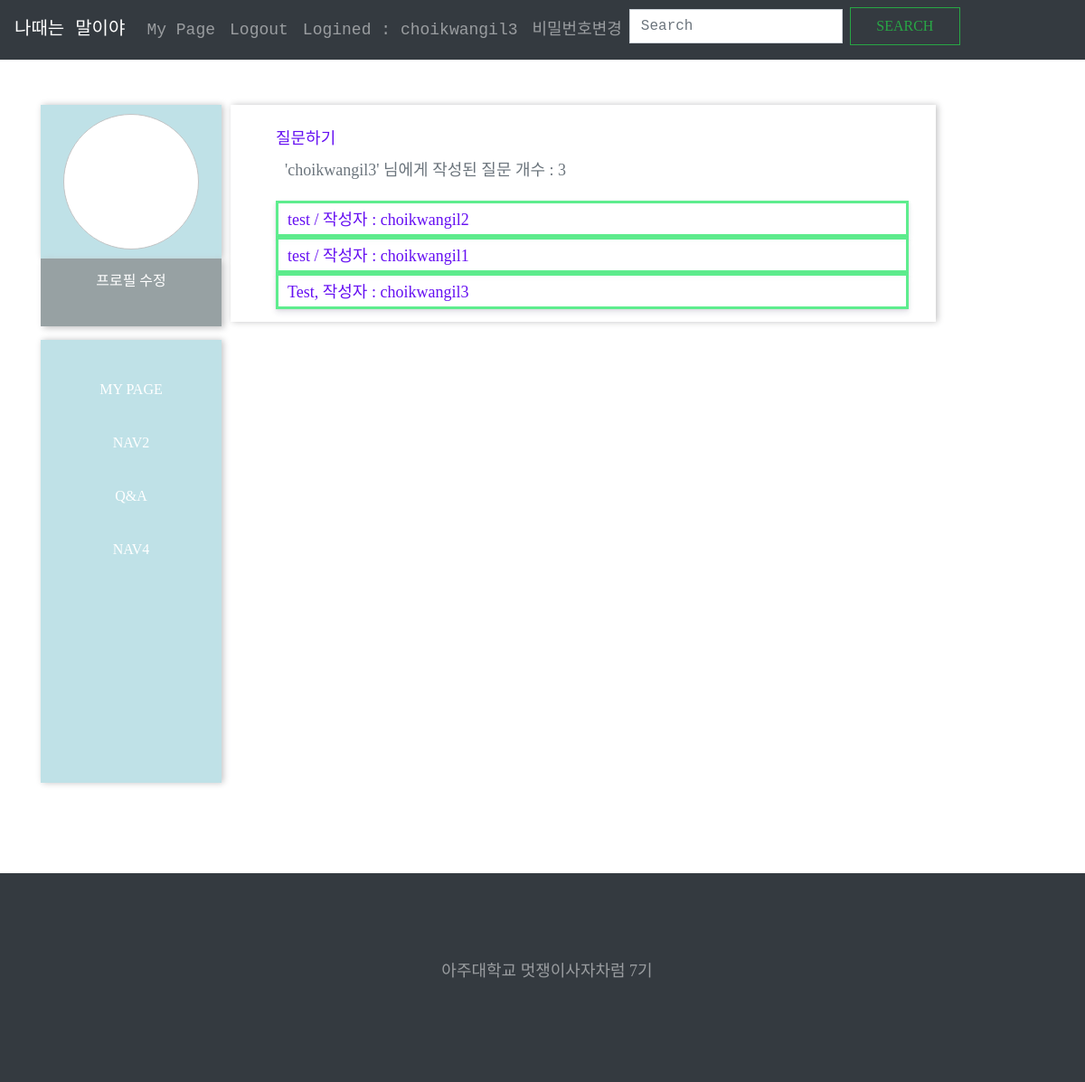
The app's page /userQ&A/ (signed in) with its own data.
### QandA/models.py (models this page shows, shortened)
class Userqa(models.Model):
    author = models.ForeignKey(User, on_delete=models.CASCADE, null = True)
    title = models.CharField(max_length=100, null = True)
    question = models.CharField(max_length=100, null = True)
    pub_date = models.DateField('date published', null = True)
    reader = models.CharField(max_length=100, null = True)
    objects = models.Manager()

### QandA/views.py (the view)
# urls.py: path('', views.qa_list, name="qa_list"),
def qa_list(request):
    logined = request.user   # login한 User
    logined_user = logined.username
    user_qa = Userqa.objects.filter( reader = logined_user )
    n = user_qa.count()
    return render(request, 'home.html', {
        'userqas' : user_qa,
        'n' : n,
    })

### QandA/templates/home.html
{% extends 'base.html' %}
{% block content %}
{% load static %}
<link rel = "stylesheet" href="{% static 'css/mypagemain.css' %}">
<div class="container2">
  <div class="profile">
    <div class="profilecontent">
      <div class="profileimg"></div>
    </div>
    <div class="profiletext">
      <a href="" class="nav1">프로필 수정</a>
    </div>
  </div>
    <div class="nav">
        <div class="navigation">
        <a href= "{% url 'user_page' %}" class="nav1">My Page</a>
        <a href="" class="nav1">nav2</a>
        <a href="{% url 'qa_list' %}" class="nav1">Q&A</a>
        <a href="" class="nav1">nav4</a>
        </div>
    </div>
    <div class = "main1">
        <div class = "button1">
            <a href = "{% url 'qa_new' %}">질문하기</a>
        </div>
        <p>'{{user.username}}' 님에게 작성된 질문 개수 : {{n}}</p>
        {% for qa in userqas %}
        <div class="user_question">
            <a href="{% url 'qa_detail' qa.id %}"><p>{{qa.title}}</p></a>
        </div>
        {% endfor %}
    </div>
</div>
{% endblock %}

### whenilikeahorse/templates/base.html (shortened to what this page needs)
{% load staticfiles %}
<!doctype html>
<html lang="en" style="height: 100%; width: 100%;">
  <head>
    <link rel="stylesheet" href="{% static 'css/bootstrap.css' %}">
    <link rel="stylesheet" href="{% static 'css/animate.css' %}">
    <link rel="stylesheet" href="{% static 'css/owl.carousel.min.css' %}">
    <link rel="stylesheet" href="{% static 'fonts/ionicons/css/ionicons.min.css' %}">
    <link rel="stylesheet" href="{% static 'fonts/fontawesome/css/font-awesome.min.css' %}">
    <link rel="stylesheet" href="{% static 'fonts/flaticon/font/flaticon.css' %}">
    <link rel="stylesheet" href="{% static 'css/index.css' %}">
    <link rel="stylesheet" href="{% static 'css/style.css' %}">
  </head>
  <body style="height: 100%; width: 100%; background: white;">
      <nav class="navbar navbar-expand-lg navbar-dark bg-dark">
        <a class="navbar-brand" href="{%url 'main'%}">나때는 말이야</a>
        <div class="collapse navbar-collapse jejumyeongjo" id="navbarSupportedContent">
            <ul class="navbar-nav mr-auto">
                {% if user.is_authenticated %}
                    <li class="nav-item">
                        <a class="nav-link" href="{%url 'user_page'%}">My Page</a>
                    </li>
                    <li class="nav-item">
                        <a class = "nav-link" href="javascript:{document.getElementById('logout').submit()}">Logout</a>
                    </li>
                    <li class="nav-item">
                        <a class="nav-link" href="">Logined : {{user.username}}</a>
                    </li>
                    <li class="nav-item">
                        <a class="nav-link" href="{%url 'change_pw' %}">비밀번호변경</a>
                    </li>
                    <li class="nav-item">
                        <form class="form-inline my-2 my-lg-0">
                            <input class="form-control mr-sm-2" type="search" placeholder="Search">
                            <button class="btn btn-outline-success my-2 my-sm-0" type="submit">Search</button>
                        </form>
                    </li>
                {% endif %}
            </ul>
        </div>
    </nav>
    <div class="container" style="width:100%; background:white;">
        {% block content %}
        {% endblock %}
    </div>
    <div class="site-footer bg-dark" style="position: relative; bottom:0; width:100%; text-align: center">
            <div class="container">
                    <p>아주대학교 멋쟁이사자차럼 7기</p>
            </div>
  </body>
</html>

### static/css/index.css (style rules this page uses)
.nav { color : black; grid-area : nav; background-color: rgb(87, 156, 216); padding : 350px 50px; }
body { font-family: 'Eoe_Zno_M'; font-size : 20px; }
.user_question { color : rgb(0, 0, 0); height : 40px; width : 700px; border : solid 3px rgba(54, 233, 114, 0.8); background-color: rgba(255, 255, 255, 0.8); box-shadow : 0 4px 6px rgba(50,50, 93, 0.11), 0 1px 3px rgba(0, 0, 0, 0.08); }
p { padding : 1px 0px 0px 10px;; }
button { all : unset; cursor : pointer; background-color: white; padding : 5px 0px; width : 80px; text-align : center; border-radius : 5px; box-shadow : 0 4px 6px rgba(50,50, 93, 0.11), 0 1px 3px rgba(0, 0, 0, 0.08); border : 2px solid rgba(0,0,0,0.5); color : rgba(0,0,0,0.7); text-transform : uppercase; font-weight : 800; font-size: 12px; }

### static/css/style.css (style rules this page uses)
body { background: #ccc url("../images/photography.png") repeat; font-family: "Inconsolata", SFMono-Regular, Menlo, Monaco, Consolas, "Liberation Mono", "Courier New", monospace; font-weight: 300; font-size: 18px; line-height: 1.9; color: #6c757d; }
a { -webkit-transition: .3s all ease; -o-transition: .3s all ease; transition: .3s all ease; text-decoration: none; }
.btn, .form-control { outline: none; -webkit-box-shadow: none !important; box-shadow: none !important; border-radius: 0; }
.form-control { -webkit-box-shadow: none !important; box-shadow: none !important; }
.btn { -webkit-transition: .3s all ease; -o-transition: .3s all ease; transition: .3s all ease; padding: 8px 20px; }
.site-footer { background-size: cover; background-position: center center; background-repeat: no-repeat; padding: 5em 0; background: #262626; }
.site-footer p { color: rgba(255, 255, 255, 0.5); }

### static/css/mypagemain.css (style rules this page uses)
.container2 { margin : 50px 0px; height : 800px; width : 100%; display : grid; grid-template-areas : "profile main1" "nav main2" "nav main3"; grid-template-rows: 250px 250px 250px; grid-template-columns: 200px 800px; }
.profile { font-family: 'Eoe_Zno_M'; color : white; grid-area : profile; }
.profilecontent { height: 170px; background-color : rgb(191, 225, 231); box-shadow : 2px 0px 7px rgb(195,195,196); position:relative; }
.profileimg { position:absolute; height: 150px; width: 150px; background-color: rgb(255,255,255); border-radius : 50%; border-style : solid; border-width : 1px; border-color : rgb(195, 196, 197); margin-left : 25px; margin-top : 10px; }
.profiletext { height: 75px; background-color : rgb(151, 161, 163); box-shadow : 3px 2px 7px rgb(195, 195, 196); position: relative; text-align: center; }
.nav { grid-area : nav; background-color: rgb(255,255,255); padding: 0px; color: white; text-align: center; }
.navigation { margin-top : 10px; padding : 30px; height: 490px; width: 100%; background-color : rgb(191, 225, 231); box-shadow : 2px 0px 7px rgb(195,195,196); position:relative; color : rgb(255,255,255); }
.nav1 { font-family: 'BBTreeGR'; position: relative; display: inline-block; width: 100%; color: #fff; font-size: 16px; line-height: 45px; max-width: 200px; text-decoration: none; text-transform: uppercase; vertical-align: middle; letter-spacing: 0; -webkit-transition: all .28s ease-in-out; transition: all .28s ease-in-out; margin-bottom: 10px; }
.nav1:after, .nav1:before { border: 1px solid rgba(255, 255, 255, 0); bottom: 0; content: " "; display: block; margin: 0 auto; position: relative; -webkit-transition: all .28s ease-in-out; transition: all .28s ease-in-out; width: 0; }
.main1 { font-family: 'Eoe_Zno_M'; grid-area: main1; padding : 20px 50px ; margin : 0px 10px 10px 10px; box-shadow : 2px 0px 7px rgb(195,195,196); }

### whenilikeahorse/templates/base.html (style rules this page uses)
p { font-family:'Josefin Sans' }
.btn { font-family: 'Josefin Sans'; }

### records on screen
Userqa: title "test / 작성자 : choikwangil2"
Userqa: title "test / 작성자 : choikwangil1"
Userqa: title "Test, 작성자 : choikwangil3"

### other values on screen
{{ user.username }} "choikwangil3"
{{ n }} "3"
